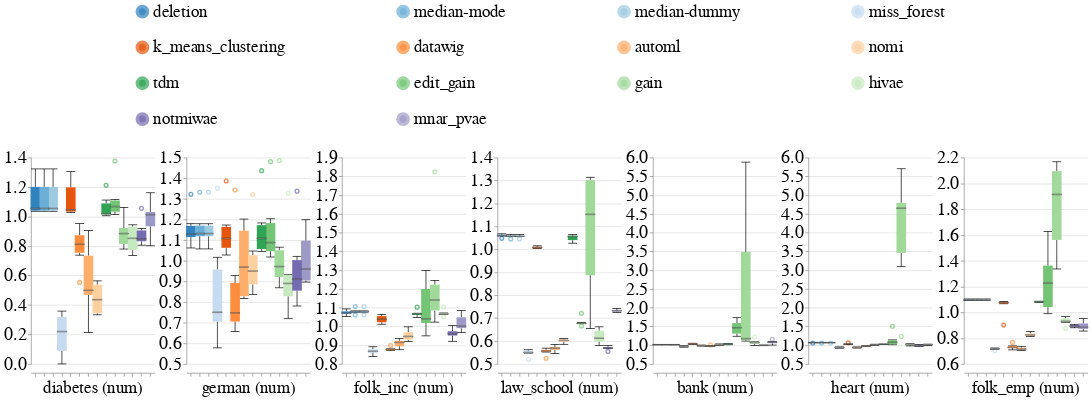

Here is the notebook cell this chart was saved with:
### Code cell
create_box_plots_for_diff_imputers_and_datasets_for_mixed_exp(train_injection_scenario='mixed_exp',
                                                              test_injection_scenario='MCAR1 & MAR1 & MNAR1',
                                                              metric_name='rmse',
                                                              dataset_to_column_name=DATASET_TO_COLUMN_NAME,
                                                              db_client=db_client,
                                                              without_dummy=False)

### Figure 1 — Vega-Lite specification as saved in the notebook (floating-point values rounded to 4 significant figures; data arrays with more than 128 entries replaced by an {"elided": "..."} marker saying what was removed)
{"config": {"view": {"continuousWidth": 400, "continuousHeight": 300, "stroke": null}, "axis": {"labelFontSize": 26, "labelFontWeight": "normal", "titleFontSize": 28, "titleFontWeight": "normal"}, "facet": {"spacing": 5}, "header": {"labelFontSize": 24, "labelOrient": "bottom", "labelPadding": 5, "titleFontSize": 28}, "legend": {"columns": 4, "direction": "horizontal", "labelFontSize": 24, "labelLimit": 400, "orient": "top", "symbolOffset": 150, "symbolStrokeWidth": 10, "titleAnchor": "middle", "titleFontSize": 26, "titleLimit": 300}, "title": {"fontSize": 28}}, "data": {"name": "data-1411e27bf24a3d71a406bcd7dbfd3630"}, "mark": {"type": "boxplot", "median": {"stroke": "black", "strokeWidth": 0.7}, "ticks": true}, "encoding": {"color": {"field": "Null_Imputer_Name", "scale": {"scheme": "category20c"}, "sort": ["deletion", "median-mode", "median-dummy", "miss_forest", "k_means_clustering", "datawig", "automl", "nomi", "tdm", "edit_gain", "gain", "hivae", "notmiwae", "mnar_pvae"], "title": null, "type": "nominal"}, "column": {"field": "Extended_Dataset_Name", "sort": {"field": "Dataset_Sequence_Number", "order": "ascending"}, "title": null, "type": "nominal"}, "x": {"axis": {"labels": false}, "field": "Null_Imputer_Name", "sort": ["deletion", "median-mode", "median-dummy", "miss_forest", "k_means_clustering", "datawig", "automl", "nomi", "tdm", "edit_gain", "gain", "hivae", "notmiwae", "mnar_pvae"], "title": null, "type": "nominal"}, "y": {"field": "Rmse", "scale": {"zero": false}, "title": null, "type": "quantitative"}}, "resolve": {"scale": {"y": "independent"}}, "width": 180, "$schema": "https://vega.github.io/schema/vega-lite/v4.17.0.json", "datasets": {"data-1411e27bf24a3d71a406bcd7dbfd3630": {"elided": "587 records"}}}
